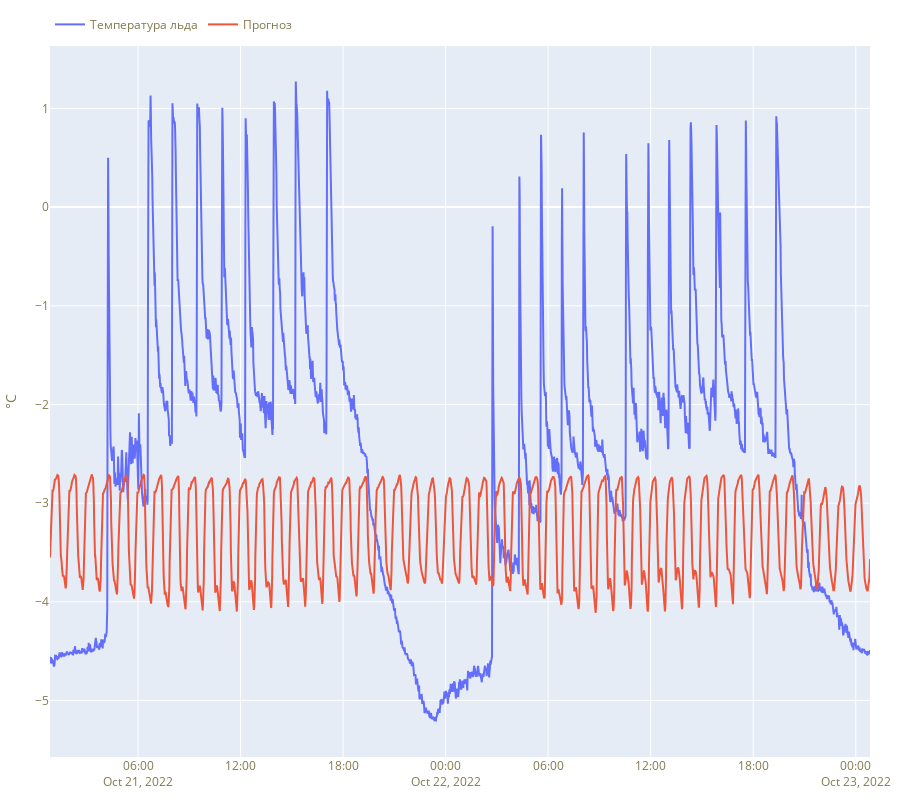

This figure's notebook cell:
### Code cell
fig = make_subplots(rows=1, cols=1, shared_xaxes=True, vertical_spacing=0.02)
fig.add_trace(go.Scatter(x=test_dataset.data['time'], y=result_df['temp_ice'], name='Температура льда'), row=1, col=1)
fig.add_trace(go.Scatter(x=test_dataset.data['time'], y=result_df['pred_temp_ice'], name='Прогноз'), row=1, col=1)
fig.update_layout(margin=dict(l=10, r=10, t=30, b=10),
                  legend=dict(orientation='h', yanchor='bottom', x=0, y=1.01),
                #   width=1000,
                  height=800,
                  font_color="#837A4F",
                  title_font_color="#837A4F")
fig.update_traces(hoverinfo='all', hovertemplate='Дата и время: %{x}<br>Температура: %{y:.2f}°C', row=1, col=1)
fig.update_yaxes(title_text='°C', row=1, col=1)

### Figure 1 — Plotly figure (JSON) as saved in the notebook; plotly's stock layout.template omitted (floating-point values rounded to 4 significant figures; data arrays with more than 128 entries replaced by an {"elided": "..."} marker saying what was removed)
{"data": [{"hoverinfo": "all", "hovertemplate": "Дата и время: %{x}<br>Температура: %{y:.2f}°C", "name": "Температура льда", "type": "scatter", "x": {"elided": "6000 str values"}, "xaxis": "x", "y": {"elided": "2880 float values"}, "yaxis": "y"}, {"hoverinfo": "all", "hovertemplate": "Дата и время: %{x}<br>Температура: %{y:.2f}°C", "name": "Прогноз", "type": "scatter", "x": {"elided": "6000 str values"}, "xaxis": "x", "y": {"elided": "2880 float values"}, "yaxis": "y"}], "layout": {"font": {"color": "#837A4F"}, "height": 800, "legend": {"orientation": "h", "x": 0, "y": 1.01, "yanchor": "bottom"}, "margin": {"b": 10, "l": 10, "r": 10, "t": 30}, "title": {"font": {"color": "#837A4F"}}, "xaxis": {"anchor": "y", "domain": [0, 1]}, "yaxis": {"anchor": "x", "domain": [0, 1], "title": {"text": "°C"}}}}
